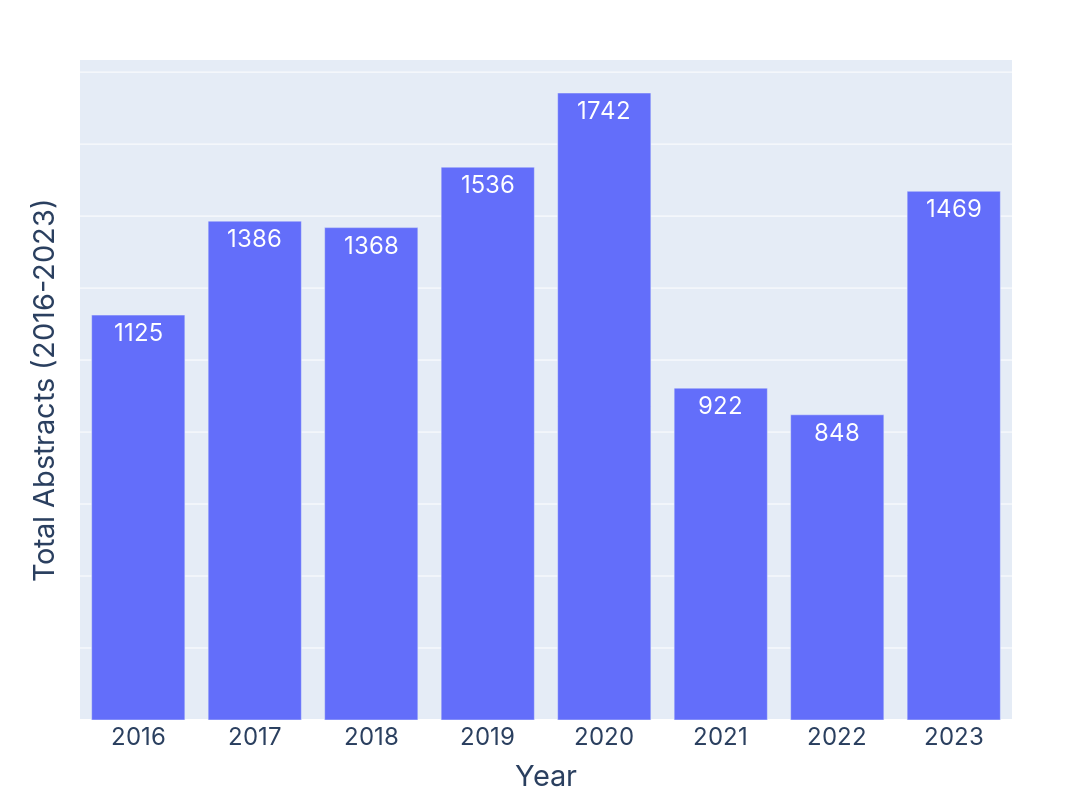

Notebook code for this chart:
### Markdown cell above
### Number of Abstracts by Year

First, we calculate the number of abstracts by year

### Code cell
df_years = df2.groupby('year').agg(
    total_count = ('control_number', 'nunique')
)

df_years.reset_index(inplace=True)
df_years
fig = px.bar(df_years, x='year', y='total_count', text_auto='',
labels = dict(year = 'Year', total_count = 'Total Abstracts (2016-2023)'))
# fig.show()

fig.update_layout(
    width=1400,
    height=800,
    font=dict(
        family="Inter",
        size=24))

fig.update_traces(textfont_size=24)

fig.update_yaxes(showticklabels=False)



fig.show()

# fig.write_image('bar2.svg')

### Figure 1 — Plotly figure (JSON) as saved in the notebook; plotly's stock layout.template omitted (floating-point values rounded to 4 significant figures)
{"data": [{"alignmentgroup": "True", "hovertemplate": "Year=%{x}<br>Total Abstracts (2016-2023)=%{y}<extra></extra>", "legendgroup": "", "marker": {"color": "#636efa", "pattern": {"shape": ""}}, "name": "", "offsetgroup": "", "orientation": "v", "showlegend": false, "textfont": {"size": 24}, "textposition": "auto", "texttemplate": "%{y:}", "type": "bar", "x": [2016, 2017, 2018, 2019, 2020, 2021, 2022, 2023], "xaxis": "x", "y": [1125, 1386, 1368, 1536, 1742, 922, 848, 1469], "yaxis": "y"}], "layout": {"barmode": "relative", "font": {"family": "Inter", "size": 24}, "height": 800, "legend": {"tracegroupgap": 0}, "margin": {"t": 60}, "width": 1400, "xaxis": {"anchor": "y", "domain": [0, 1], "title": {"text": "Year"}}, "yaxis": {"anchor": "x", "domain": [0, 1], "showticklabels": false, "title": {"text": "Total Abstracts (2016-2023)"}}}}
